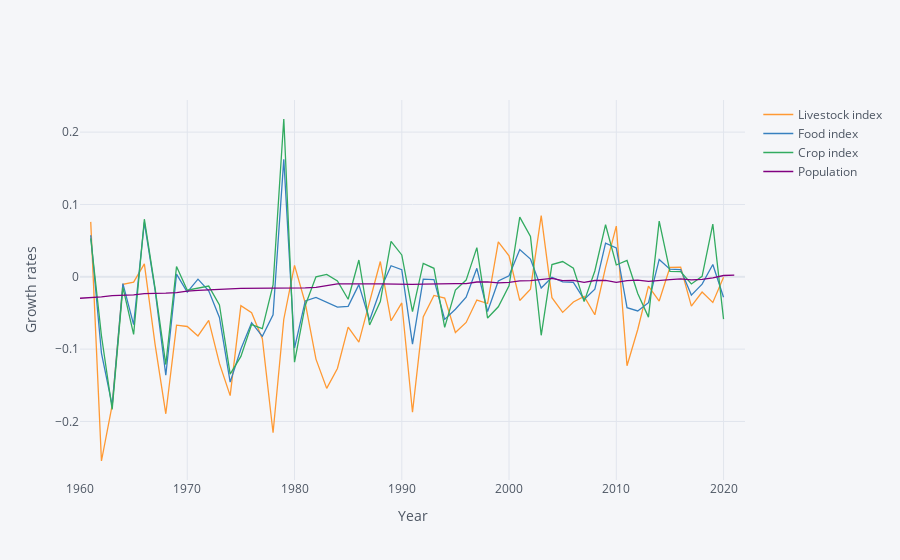

Notebook code for this chart:
### Markdown cell above
# [C] Agricultural Production

### Code cell
#GROWTH RATE OF LIVESTOCK, FOOD, CROPS, AND POPULATION
#get variables for livestock/food/crop index and overall population
vars = {"AG.PRD.LVSK.XD":"Livestock index",
        "AG.PRD.FOOD.XD":"Food index",
        "AG.PRD.CROP.XD":"Crop index",
        "SP.POP.TOTL":"Population"}

food_GBR = fix_date_index(wbdata.get_dataframe(vars,country='KOR'))

food_GBR

# calculate and plot growth rates using diff and log
np.log(food_GBR).diff().iplot(xTitle="Year",yTitle="Growth rates")
